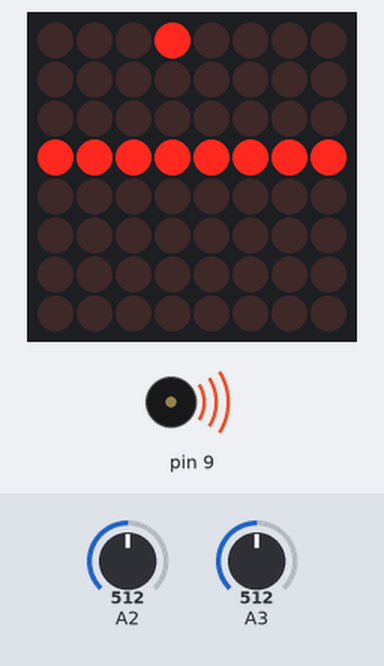
Bench run of a sketch on a simulated Arduino Nano, built with avr-gcc and run on an emulated ATmega328P. Parts: 8×8 LED matrix, buzzer (waves = sounding). The inputs (shaded band) are chosen by the test bench; at power-on: A2 = 512, A3 = 512.

Above: at 1.2 s.
1.3 s: A2 set to 309
3.3 s: A2 set to 289
At 4.75 s:
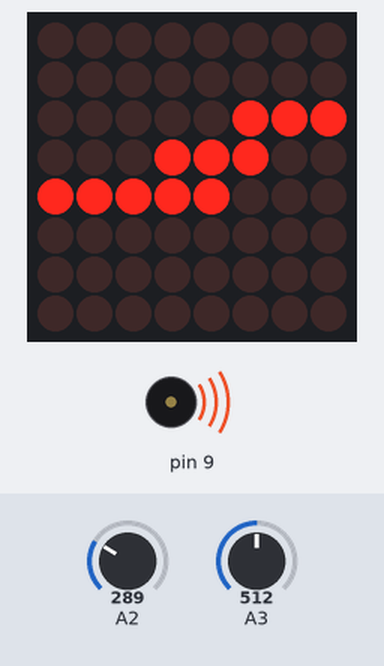
5.2 s: A2 set to 306
At 5.23 s:
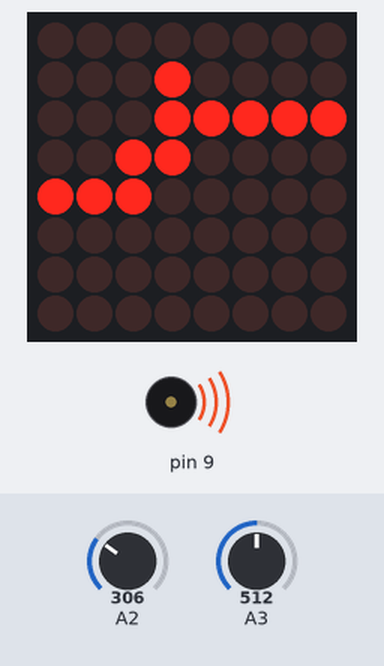
7.1 s: A2 set to 290
At 8.5 s:
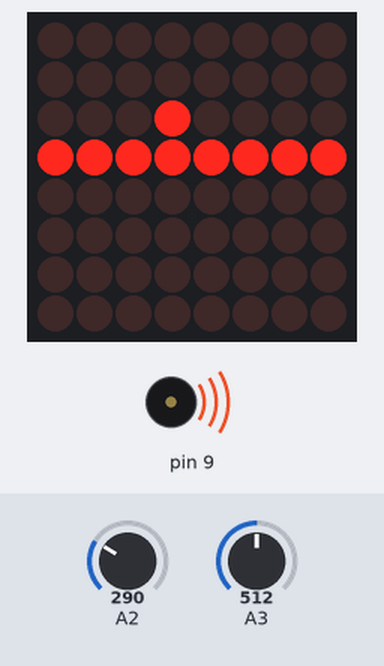
10.1 s: A2 set to 310
At 10.2 s:
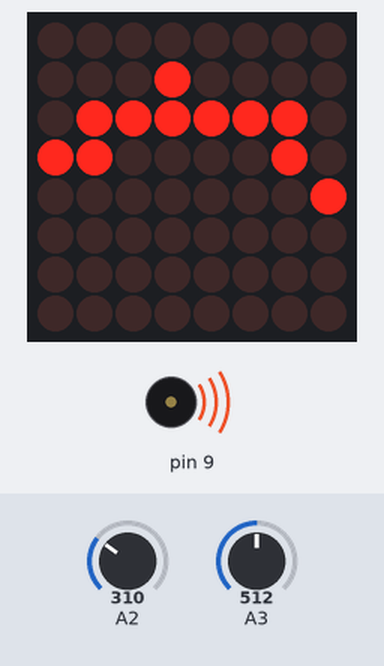
11.9 s: A2 set to 122
At 16.9 s:
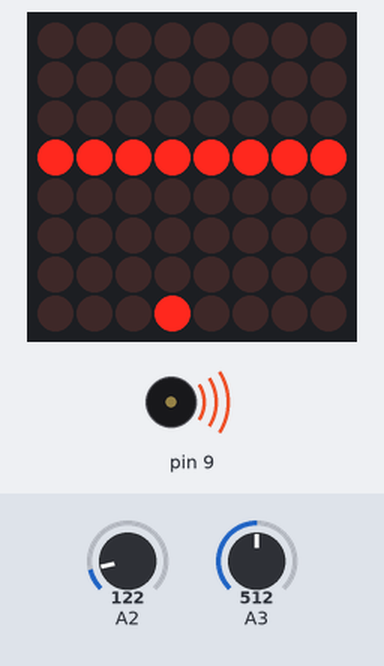
Timing chart, 0 to 17.5 s (numbered marks = the images above; inputs shaded):
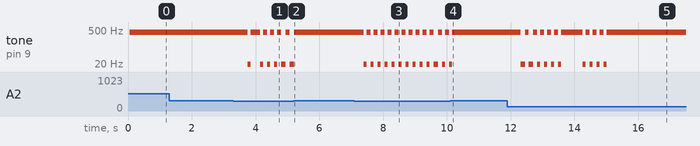

Measured:
- the behaviour switches between 300 and 299 on A2 (found by bisection; images 0 and 1)
- after the input at 3.3 s, tone on pin 9: goes 20 Hz 0.10 s, 400 Hz 0.31 s, 3 × (20 Hz 0.10 s, 400 Hz 0.12 s), 20 Hz 0.14 s, 400 Hz 0.12 s, then 20 Hz, starting after 0.45 s; the display: first changes after 0.09 s (image 1 shows a later state)
- after the input at 5.2 s, tone on pin 9: goes on until 5.2 s, then stays 400 Hz
- after the input at 7.1 s, tone on pin 9: alternates 400 Hz for 0.12 s and 20 Hz for 0.10 s, starting after 0.29 s; the display: first changes after 0.11 s (image 3 shows a later state)
- after the input at 10.1 s, tone on pin 9: goes on until 10.2 s, then stays 400 Hz
- after the input at 11.9 s, tone on pin 9: plays 20 Hz for 0.14 s, 400 Hz for 0.12 s, 20 Hz for 0.14 s, 400 Hz for 0.12 s, 20 Hz for 0.10 s, 400 Hz for 0.12 s … (20 notes in this stretch), starting after 0.42 s; the display: first changes after 0.06 s (image 5 shows a later state)
- what the display in image 3 shows lasts 1.2 s, from 7.6 s to 8.8 s

The sketch:

messingWithMatrixLed.ino
```cpp
 #include "LedControl.h"
 static const short joystickX = A2;   // joystick X axis pin

  static const short joystickY = A3;   // joystick Y axis pin

  static const short joystickVCC = 15; // virtual VCC for the joystick (Analog 1) (to make the joystick connectable right next to the arduino nano)

  static const short joystickGND = 14; // virtual GND for the joystick (Analog 0) (to make the joystick connectable right next to the arduino nano)


  static const short potentiometer = A5; // potentiometer for snake speed control


  static const short CLK = 10;   // clock for LED matrix

  static const short CS  = 11;  // chip-select for LED matrix

  static const short DIN = 12; // data-in for LED matrix
  const short intensity = 1;


// lower = faster message scrolling

const short messageSpeed = 5;


// initial snake length (1...63, recommended 3)

const short initialSnakeLength = 3;
LedControl matrix(DIN, CLK, CS, 1);

const bool copterMap[8][56] = {

  {0, 0, 0, 0, 0, 0, 0, 0, 0, 0, 0, 0, 0, 0, 0, 0, 0, 0, 0, 0, 0, 0, 0, 0, 0, 0, 0, 0, 0, 0, 0, 0, 0, 0, 0, 0, 0, 0, 0, 0, 0, 0, 0, 0, 0, 0, 0, 0, 0, 0, 0, 0, 0, 0, 0, 0},

  {0, 0, 0, 0, 0, 0, 0, 0, 0, 0, 0, 0, 0, 0, 0, 0, 0, 0, 0, 0, 0, 0, 0, 0, 0, 0, 0, 0, 0, 0, 0, 0, 0, 0, 0, 0, 0, 0, 0, 0, 0, 0, 0, 0, 0, 0, 0, 0, 0, 0, 0, 0, 0, 0, 0, 0},

  {0, 0, 0, 0, 0, 0, 0, 0, 0, 0, 0, 0, 0, 0, 0, 0, 0, 0, 0, 0, 0, 1, 1, 1, 1, 1, 1, 0, 0, 1, 1, 0, 0, 0, 0, 0, 0, 0, 0, 0, 0, 0, 1, 1, 1, 1, 1, 0, 0, 0, 0, 0, 0, 0, 0, 0},

  {0, 0, 0, 0, 0, 0, 0, 0, 1, 1, 1, 1, 1, 1, 1, 1, 1, 1, 1, 1, 1, 1, 0, 0, 0, 0, 1, 0, 0, 1, 1, 1, 0, 1, 1, 1, 1, 0, 0, 0, 0, 1, 1, 0, 0, 0, 0, 1, 0, 0, 0, 0, 0, 0, 1, 1},

  {0, 0, 0, 0, 1, 1, 1, 1, 1, 0, 0, 0, 0, 0, 0, 0, 0, 0, 0, 0, 0, 0, 0, 0, 0, 0, 0, 1, 1, 0, 0, 0, 1, 0, 0, 0, 0, 1, 1, 1, 1, 1, 0, 0, 0, 0, 0, 0, 1, 0, 0, 0, 0, 1, 0, 0},

  {1, 1, 1, 1, 0, 0, 0, 0, 0, 0, 0, 0, 0, 0, 0, 0, 0, 0, 0, 0, 0, 0, 0, 0, 0, 0, 0, 0, 0, 0, 0, 0, 0, 0, 0, 0, 0, 0, 0, 0, 0, 0, 0, 0, 0, 0, 0, 0, 0, 1, 1, 1, 1, 0, 0, 0},

  {0, 0, 0, 0, 0, 0, 0, 0, 0, 0, 0, 0, 0, 0, 0, 0, 0, 0, 0, 0, 0, 0, 0, 0, 0, 0, 0, 0, 0, 0, 0, 0, 0, 0, 0, 0, 0, 0, 0, 0, 0, 0, 0, 0, 0, 0, 0, 0, 0, 0, 0, 0, 0, 0, 0, 0},

  {0, 0, 0, 0, 0, 0, 0, 0, 0, 0, 0, 0, 0, 0, 0, 0, 0, 0, 0, 0, 0, 0, 0, 0, 0, 0, 0, 0, 0, 0, 0, 0, 0, 0, 0, 0, 0, 0, 0, 0, 0, 0, 0, 0, 0, 0, 0, 0, 0, 0, 0, 0, 0, 0, 0, 0}

};
int x;
int y;
int xPin ;
int yPin ;
int d;

void setup() {
  // put your setup code here, to run once:
  matrix.shutdown(0, false);

  matrix.setIntensity(0, 1);

  matrix.clearDisplay(0);
  x=0;
  y = 3;
   d = 0;
   printByte();

}

void loop() {

 d++;//increases map visibility

 yPin = analogRead(2);//A2
 xPin = analogRead(3);//A3
 //process input
if(d>49){
  d = 0;
}
 if(yPin <300){
  x++;//decrease altitude

  if(x>7){
  x = 7;
  }
  delay(40);
   printByte();
 }
 else if(yPin >700){
  x--; //increase altitude
  if(x <1){
    x = 0;

  }
  delay(40);
  printByte();
 }
 //---------
 printByte();
 tone(9,400);
 delay(80);
//-------------
}
void printByte(){


  for(int col = 0; col<8; col++){

    for(int row = 0; row<8; row++){

      if(row == x && col == y){

         if(copterMap[row][col+d] == 1){
           x--;
          matrix.setLed(0, x, y, 1);
          tone(9,20);
          delay(40);
         }else{
          matrix.setLed(0, x, y, 1);
         }
      }
      else{
        matrix.setLed(0, row, col, copterMap[row][col +d]);
      }


    }


  }
  delay(20);


  }
```
